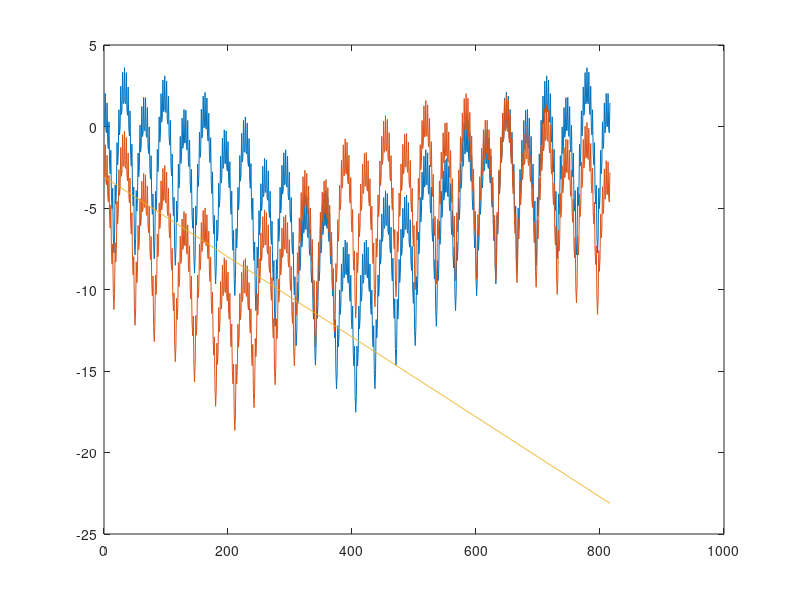
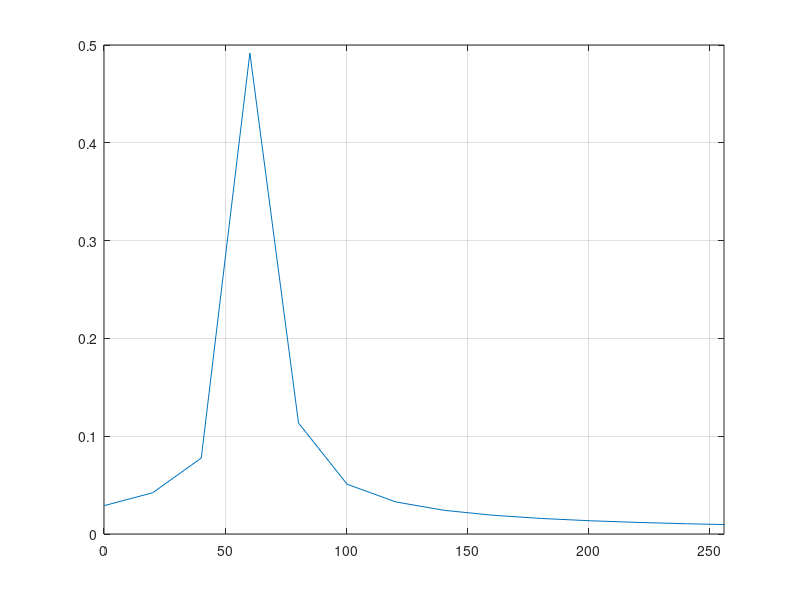
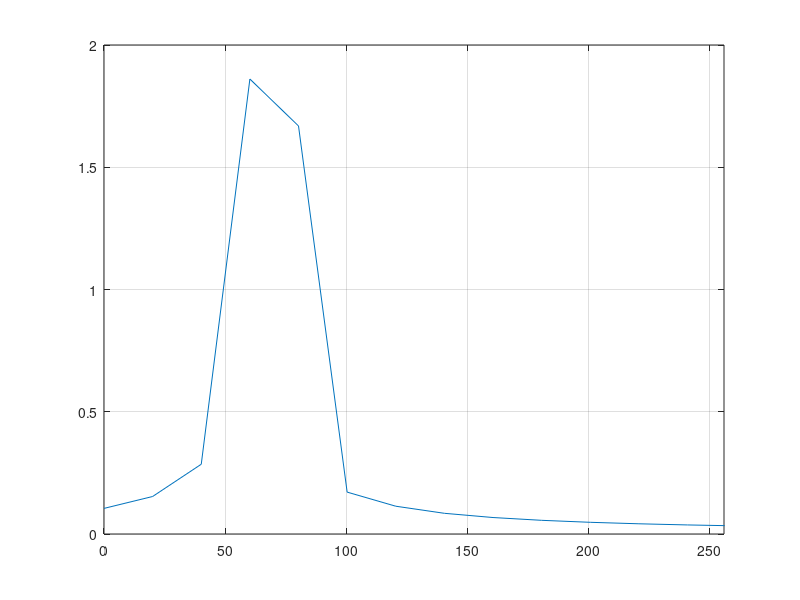

MATLAB code for these plots, in order: (Note: this script raises an error after producing the figures.)
%% 利用参数
% 参数定义
fC = 2565e6; % 载频，单位Hz
B = 100e6; % 带宽，单位Hz
scs = 30e3; % 子载波间隔，单位Hz
comb_spacing = 4; % comb间隔，每4个子载波放置1个SRS
num_srs_subcarriers = 816; % SRS的有效子载波数

N = B / scs;                % 子载波数量
delta_f = B / N;            % 子载波带宽
srs_spacing = comb_spacing * scs;  % SRS信号的频率间隔
srs_bw = num_srs_subcarriers * delta_f;  % SRS信号的带宽

%% 1. 群延迟方法
pilot = load("pilot.mat");
example_64Tc = load("example_64Tc.mat");
Xf = pilot.pilot;
Yf = example_64Tc.example_64Tc;

TC = 1/(480 * 1000 * 4096);
tau = -diff(unwrap(angle(Yf./Xf))) / (2*pi*srs_spacing) / TC;  % 计算群延迟
plot(unwrap(angle(Xf)))
hold on
plot(unwrap(angle(Yf)))
plot(unwrap(angle(Yf./Xf)))
%% 2. 逆Fourier方法
% generate x with Yf and Xf.
Hf = Yf./Xf;
h = ifft(Hf);

% 计算轴
Nh = length(h); % 信号长度
Ts = 1/srs_spacing;
t = (0:Nh-1)*(Ts/Nh); % 频率轴

% 绘制谱
figure;
plot(t/TC, abs(h));
grid on;
xlim([0 256])

% 应该是 64 TC，但只能得到60 TC。

%% 复数信号案例-测试时延分辨率
% 创建一个复数信号
% 将相位当成频率值，频率坐标点当成时间序列。对时间信号做处理。
f_true = [64 80];
Hf = sum(2*exp(-1i * 2 * pi * f_true'*TC*srs_spacing .* (1:num_srs_subcarriers)), 1);

% 对复数信号进行逆傅里叶变换
h = ifft(Hf);

% 计算轴
Nh = length(h); % 信号长度
t = (0:Nh-1)*(Ts/Nh); % 频率轴

% 绘制谱
figure;
plot(t/TC, abs(h));
grid on;
xlim([0 256])

% 时延分辨率低为 20TC。

%% MUSIC
% 参数设置
M = 250;       % 协方差矩阵的阶数
L = 2;       % 信号子空间的维度（信号源的数量）
N_fft = 32768; % FFT点数（用于计算谱估计）
f_true = [124 36];
Hf = sum(2*exp(-1i * 2 * pi * f_true'*TC*srs_spacing .* (1:num_srs_subcarriers)), 1);

% 调用MUSIC算法进行谱估计（不绘制谱估计结果）
[f_est, P_music] = music_algorithm(Hf, M, L, N_fft);

% 延迟为正，频率为负，反转谱序列
P_music = P_music(end:-1:1);

% 寻找峰值
[~, peak_indices] = findpeaks(P_music, 'SortStr', 'descend', 'NPeaks', L);
f_est_peaks = f_est(peak_indices);

% 输出估计的频率和真实频率
disp('Estimated Frequencies:');
disp(f_est_peaks/TC/srs_spacing);
disp('True Frequencies:');
disp(f_true);

% 绘制MUSIC谱估计结果
figure;
plot(f_est, P_music, 'LineWidth', 1.2);
xlabel('Frequency (units of pi)');
ylabel('Magnitude / dB');
title('MUSIC Spectrum');
grid on;

% 标记估计的频率位置
hold on;
stem(f_est_peaks, max(P_music) * ones(size(f_est_peaks)), 'r', 'filled');
hold off;

% 标记真实频率位置
hold on;
stem(f_true*TC*srs_spacing, max(P_music) * ones(size(f_true)), 'g', 'filled');
hold off;

legend('MUSIC Spectrum', 'Estimated Frequencies', 'True Frequencies');
xlim([0 5e-3*pi])
%% MUSIC
function [f_est, P_music] = music_algorithm(x, M, L, N_fft, plot_spectrum)
% MUSIC算法进行谱估计
% 输入：
%   x - 输入信号
%   M - 协方差矩阵的阶数
%   L - 信号子空间的维度（信号源的数量）
%   N_fft - FFT点数（用于计算谱估计）
%   plot_spectrum - 是否绘制MUSIC谱估计结果（可选，默认为false）
% 输出：
%   f_est - 估计的频率（归一化频率，单位：pi）
%   P_music - MUSIC谱估计

% 设置默认参数
if nargin < 5
    plot_spectrum = false;
end

% 计算自相关函数
rxx = xcorr(x, M-1, 'biased');

% 构造Hermitian Toeplitz协方差矩阵
Rxx = toeplitz(rxx(M:end));

% 计算协方差矩阵的特征值和特征向量
[V, D] = eig(Rxx);

% 对特征值进行排序，并获取排序后的索引
[~, I] = sort(diag(D));

% 提取噪声子空间的特征向量
V_noise = V(:, I(1:M-L));

% 初始化MUSIC谱估计
P_music = zeros(1, N_fft);

% 计算MUSIC谱估计
for k = 1:N_fft
    f = (k - 1) / N_fft;  % 归一化频率
    e = exp(-1j * 2 * pi * f * (0:M-1)).';  % 构造复指数向量
    P_music(k) = 1 / real(e' * (V_noise * V_noise') * e);  % MUSIC谱估计(取实部）
end

% 转换为分贝（dB）表示
P_music = pow2db(P_music);

% 估计的频率范围
f_est = linspace(0, 1, N_fft);

% 如果需要绘制MUSIC谱估计结果，则进行绘图
if plot_spectrum
    figure;
    plot(f_est, P_music, 'LineWidth', 1.2);
    xlabel('Frequency (units of pi)');
    ylabel('Magnitude / dB');
    title('MUSIC Spectrum');
    grid on;
end

end